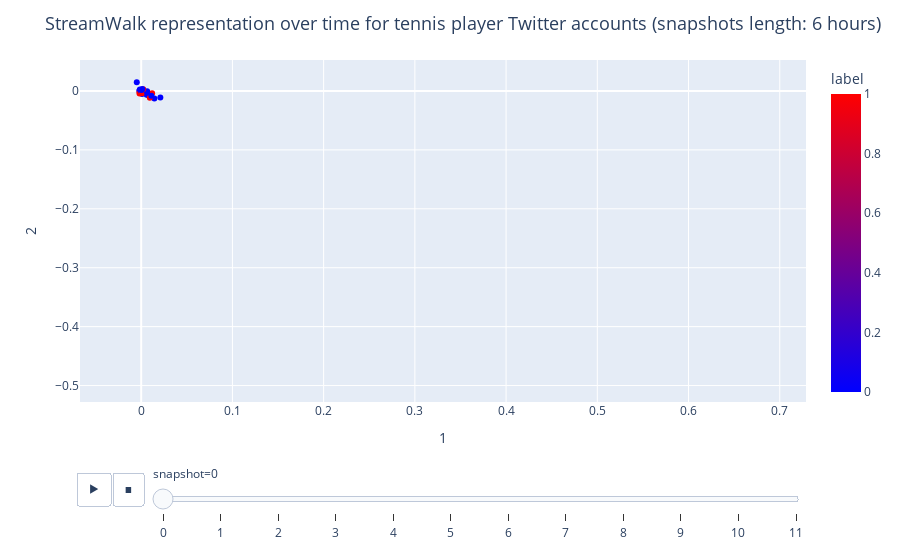

This figure's notebook cell:
### Markdown cell above
**Visualization notes:**
    
- **Nodes:** Twitter accounts of tennis players
    - **red:** players who play on the given day
    - **blue:** player who doesn't play on the given day
    - colors change from day to day (after every 4 snapshots)
    
- **Representations:**
    - initialized uniformly at random in a 128-dimensional space (close to the origo in snapshot=0)
    - updated online as @-mention arrive in the edge stream (we only show the first two coordinates)
    - performance is considered better when yellow nodes are mapped close to each other
- **Results:**
    - StreamWalk (with 3 hours half-time) efficiently capture daily players by the end of each day
    - Online second order similarity (with longer half-life) can also map daily players close to each other in the embedded space:
        - Try to find red node groups related to Women's or Men's Singles around snapshot 7

### Code cell
fig_sw

### Figure 1 — Plotly figure (JSON) as saved in the notebook; plotly's stock layout.template omitted (floating-point values rounded to 4 significant figures)
{"data": [{"hovertemplate": "<b>%{hovertext}</b><br><br>snapshot=0<br>1=%{x}<br>2=%{y}<br>label=%{marker.color}<extra></extra>", "hovertext": ["Svetlana Kuznetsova<br>2017-05-28<br>Women's Singles - Round 1<br>Suzanne-Lenglen Court<br>Match id: 2", "Philipp Kohlschreiber<br>2017-05-28", "Paul-Henri Mathieu<br>2017-05-28", "Nick Kyrgios<br>2017-05-28", "Garbiñe Muguruza<br>2017-05-28", "Federico Delbonis<br>2017-05-28", "Feliciano Lopez<br>2017-05-28", "Juan Martin Del Potro<br>2017-05-28", "Henri Leconte<br>2017-05-28", "Andy Murray<br>2017-05-28", "Horacio Zeballos<br>2017-05-28<br>Men's Singles - Round 1<br>Suzanne-Lenglen Court<br>Match id: 1", "Tomas Berdych<br>2017-05-28", "Marion Bartoli<br>2017-05-28", "Madison Keys<br>2017-05-28", "David Goffin<br>2017-05-28", "Pablo Cuevas<br>2017-05-28", "Guido Pella<br>2017-05-28", "Jack Sock<br>2017-05-28", "Dominic Thiem<br>2017-05-28<br>Men's Singles - Round 1<br>Suzanne-Lenglen Court<br>Match id: 3", "Samantha Stosur<br>2017-05-28", "Timea Bacsinszky<br>2017-05-28<br>Women's Singles - Round 1<br>Court 17<br>Match id: 1", "Novak Djokovic<br>2017-05-28", "Simona Halep<br>2017-05-28", "Agnieszka Radwanska<br>2017-05-28", "Nicolas Jarry<br>2017-05-28", "Francesca Schiavone<br>2017-05-28", "Elina Svitolina<br>2017-05-28", "Jo-Wilfried Tsonga<br>2017-05-28", "Karolina Pliskova<br>2017-05-28", "Coco Vandeweghe<br>2017-05-28", "Rafael Nadal<br>2017-05-28", "Stefanos Tsitsipas<br>2017-05-28<br>Men's Singles - Round 1<br>Court 3<br>Match id: 2", "Andre Sa<br>2017-05-28", "Milos Raonic<br>2017-05-28", "Roberta Vinci<br>2017-05-28<br>Women's Singles - Round 1<br>Court 2<br>Match id: 1", "Andrey Rublev<br>2017-05-28", "Richard Gasquet<br>2017-05-28", "Angelique Kerber<br>2017-05-28<br>Women's Singles - Round 1<br>Philippe-Chatrier Court<br>Match id: 2", "Grigor Dimitrov<br>2017-05-28<br>Men's Singles - Round 1<br>Philippe-Chatrier Court<br>Match id: 3", "David Ferrer<br>2017-05-28", "Martina Navratilova<br>2017-05-28", "Venus Williams<br>2017-05-28<br>Women's Singles - Round 1<br>Suzanne-Lenglen Court<br>Match id: 4", "Eugenie Bouchard<br>2017-05-28", "Petra Kvitova<br>2017-05-28<br>Women's Singles - Round 1<br>Philippe-Chatrier Court<br>Match id: 1", "Conchita Martinez<br>2017-05-28", "Johanna Konta<br>2017-05-28", "Lucas Pouille<br>2017-05-28<br>Men's Singles - Round 1<br>Philippe-Chatrier Court<br>Match id: 4", "Stan Wawrinka<br>2017-05-28", "Alex Corretja<br>2017-05-28", "Santiago Gonzalez<br>2017-05-28", "Amanda Anisimova<br>2017-05-28<br>Women's Singles - Round 1<br>Court 6<br>Match id: 3", "Kristina Mladenovic<br>2017-05-28", "Monica Puig<br>2017-05-28<br>Women's Singles - Round 1<br>Court 2<br>Match id: 1", "Daria Gavrilova<br>2017-05-28", "Sania Mirza<br>2017-05-28", "Kei Nishikori<br>2017-05-28", "Caroline Wozniacki<br>2017-05-28"], "ids": [102652835, 104294006, 1044227084, 1110553549, 118779247, 134906432, 138358313, 139556944, 14056125, 14123683, 146613488, 1484787162, 1490817636, 1601451361, 1612711830, 162187399, 174876254, 186668655, 2223114825, 2455053222, 2498274386, 259925559, 2602158362, 275115103, 2847445620, 2913792699, 295610884, 297380894, 2997502061, 340548756, 344634424, 348332740, 351625171, 35441526, 410232624, 446304475, 459954236, 481461757, 48348735, 485511296, 506429053, 50725573, 52818366, 533202479, 57165979, 594029345, 632089798, 65187067, 726543308, 74361297, 826220690441437200, 830685463, 847389421, 850660369, 87174678, 87769890, 94166168], "legendgroup": "", "marker": {"color": [1, 0, 0, 0, 0, 0, 0, 0, 0, 0, 1, 0, 0, 0, 0, 0, 0, 0, 1, 0, 1, 0, 0, 0, 0, 0, 0, 0, 0, 0, 0, 1, 0, 0, 1, 0, 0, 1, 1, 0, 0, 1, 0, 1, 0, 0, 1, 0, 0, 0, 1, 0, 1, 0, 0, 0, 0], "coloraxis": "coloraxis", "symbol": "circle"}, "mode": "markers", "name": "", "orientation": "v", "showlegend": false, "type": "scatter", "x": [0.009581, 0.0004553, 0.000272, 0.006918, 0.008437, 0.002781, 0.0009772, 0.005867, 0.0005954, 0.008605, -0.0004115, -4.287e-06, 0.0001755, -0.001247, 0.002739, -0.0005851, 7.706e-05, -0.002062, 0.003582, 0.006528, 0.001023, 0.007427, 0.02099, 0.0003249, 0.002067, -0.0002101, 0.005919, 0.001297, 0.008474, 0.0006372, 0.01446, -0.001778, 0.001449, 0.003479, -0.0005927, 0.001522, 0.001466, -0.001862, -0.0002123, 0.0008008, 0.00235, 0.01196, -0.00486, 0.009453, 0.002331, 0.003162, -0.0005346, 0.002087, 0.0001622, 0.006272, 0.0008012, 0.006385, 0.002106, -0.001473, 0.001228, 0.01111, 0.000405], "xaxis": "x", "y": [-0.007109, -0.0002114, -0.00191, -0.003865, -0.005468, -0.0007647, -0.004928, -0.00366, 1.282e-05, -0.00745, -0.000453, -0.0005895, 0.001043, 0.0006159, -0.0001009, 9.297e-05, 0.001002, 0.0002124, -0.001517, -0.0003253, 0.000476, -0.006261, -0.0111, -0.001883, -0.001094, 0.001598, -0.006294, -0.001315, -0.007193, 0.0002706, -0.01259, -0.001919, 0.0002001, -0.002314, -0.00102, 0.0006208, -0.001454, -0.004476, -0.001584, 0.001243, 0.0003322, -0.003962, 0.01484, -0.01141, 0.001501, -0.0005543, -0.001702, -0.002536, -0.001173, -0.002083, -0.003926, -0.002576, 0.003038, 0.002319, 0.003253, -0.008195, 0.001824], "yaxis": "y"}], "layout": {"coloraxis": {"colorbar": {"title": {"text": "label"}}, "colorscale": [[0, "rgb(0,0,255)"], [1, "rgb(255,0,0)"]]}, "legend": {"tracegroupgap": 0}, "margin": {"t": 60}, "showlegend": false, "sliders": [{"active": 0, "currentvalue": {"prefix": "snapshot="}, "len": 0.9, "pad": {"b": 10, "t": 60}, "steps": [{"args": [["0"], {"frame": {"duration": 0, "redraw": false}, "fromcurrent": true, "mode": "immediate", "transition": {"duration": 0, "easing": "linear"}}], "label": "0", "method": "animate"}, {"args": [["1"], {"frame": {"duration": 0, "redraw": false}, "fromcurrent": true, "mode": "immediate", "transition": {"duration": 0, "easing": "linear"}}], "label": "1", "method": "animate"}, {"args": [["2"], {"frame": {"duration": 0, "redraw": false}, "fromcurrent": true, "mode": "immediate", "transition": {"duration": 0, "easing": "linear"}}], "label": "2", "method": "animate"}, {"args": [["3"], {"frame": {"duration": 0, "redraw": false}, "fromcurrent": true, "mode": "immediate", "transition": {"duration": 0, "easing": "linear"}}], "label": "3", "method": "animate"}, {"args": [["4"], {"frame": {"duration": 0, "redraw": false}, "fromcurrent": true, "mode": "immediate", "transition": {"duration": 0, "easing": "linear"}}], "label": "4", "method": "animate"}, {"args": [["5"], {"frame": {"duration": 0, "redraw": false}, "fromcurrent": true, "mode": "immediate", "transition": {"duration": 0, "easing": "linear"}}], "label": "5", "method": "animate"}, {"args": [["6"], {"frame": {"duration": 0, "redraw": false}, "fromcurrent": true, "mode": "immediate", "transition": {"duration": 0, "easing": "linear"}}], "label": "6", "method": "animate"}, {"args": [["7"], {"frame": {"duration": 0, "redraw": false}, "fromcurrent": true, "mode": "immediate", "transition": {"duration": 0, "easing": "linear"}}], "label": "7", "method": "animate"}, {"args": [["8"], {"frame": {"duration": 0, "redraw": false}, "fromcurrent": true, "mode": "immediate", "transition": {"duration": 0, "easing": "linear"}}], "label": "8", "method": "animate"}, {"args": [["9"], {"frame": {"duration": 0, "redraw": false}, "fromcurrent": true, "mode": "immediate", "transition": {"duration": 0, "easing": "linear"}}], "label": "9", "method": "animate"}, {"args": [["10"], {"frame": {"duration": 0, "redraw": false}, "fromcurrent": true, "mode": "immediate", "transition": {"duration": 0, "easing": "linear"}}], "label": "10", "method": "animate"}, {"args": [["11"], {"frame": {"duration": 0, "redraw": false}, "fromcurrent": true, "mode": "immediate", "transition": {"duration": 0, "easing": "linear"}}], "label": "11", "method": "animate"}], "x": 0.1, "xanchor": "left", "y": 0, "yanchor": "top"}], "title": {"font": {"size": 18}, "text": "StreamWalk representation over time for tennis player Twitter accounts (snapshots length: 6 hours)"}, "updatemenus": [{"buttons": [{"args": [null, {"frame": {"duration": 1000, "redraw": false}, "fromcurrent": true, "mode": "immediate", "transition": {"duration": 500, "easing": "linear"}}], "label": "&#9654;", "method": "animate"}, {"args": [[null], {"frame": {"duration": 0, "redraw": false}, "fromcurrent": true, "mode": "immediate", "transition": {"duration": 0, "easing": "linear"}}], "label": "&#9724;", "method": "animate"}], "direction": "left", "pad": {"r": 10, "t": 70}, "showactive": false, "type": "buttons", "x": 0.1, "xanchor": "right", "y": 0, "yanchor": "top"}], "xaxis": {"anchor": "y", "domain": [0, 1], "range": [-0.06709, 0.7288], "title": {"text": "1"}}, "yaxis": {"anchor": "x", "domain": [0, 1], "range": [-0.5279, 0.05257], "title": {"text": "2"}}}}
